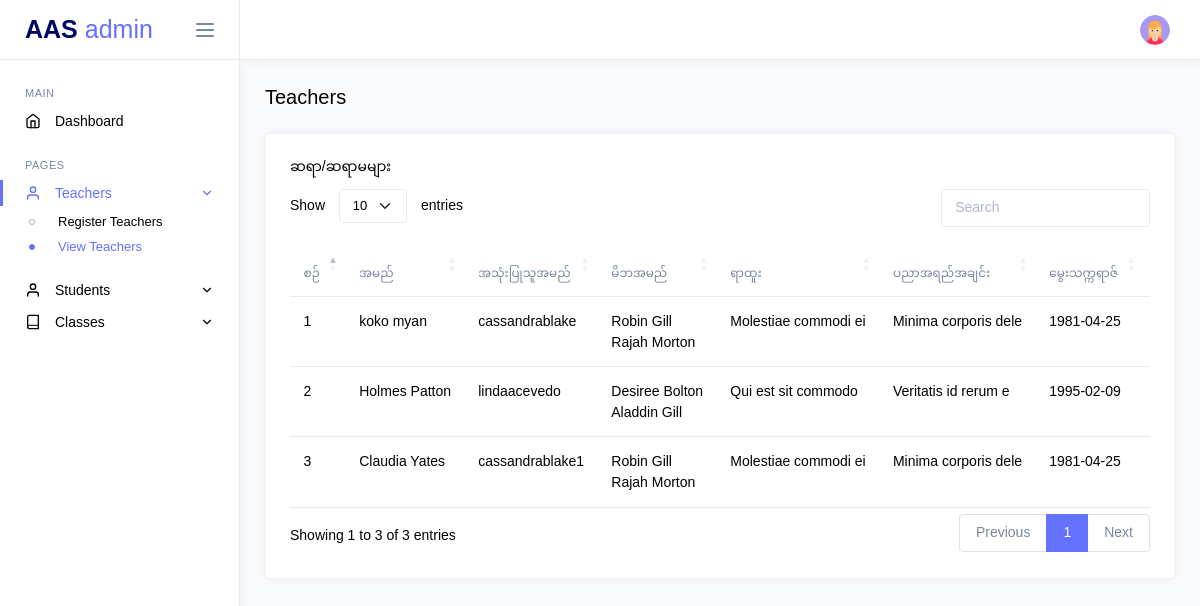
The app's page /admin/view-teachers.php (signed in) with its own data.
### tables this page shows
CREATE TABLE `teachers` (
  `id` int(11) NOT NULL,
  `name_eng` varchar(255) NOT NULL,
  `name_mm` varchar(255) NOT NULL,
  `username` varchar(255) NOT NULL,
  `father_name` varchar(255) NOT NULL,
  `mother_name` varchar(255) NOT NULL,
  `education` varchar(255) DEFAULT NULL,
  `rank` varchar(255) DEFAULT NULL,
  `class_id` int(11) DEFAULT NULL,
  `dob` date DEFAULT NULL,
  `start_edu_at` date DEFAULT NULL,
  `start_current_rank_at` date DEFAULT NULL,
  `start_current_school_at` date DEFAULT NULL,
  `password` varchar(255) NOT NULL DEFAULT '123456',
  `password_status` int(11) NOT NULL DEFAULT 0,
  `phone` varchar(15) DEFAULT NULL,
  `status` enum('active','inactive','','') NOT NULL DEFAULT 'active',
  `address` varchar(255) DEFAULT NULL,
  `bed_status` enum('မပြီး','ပြီး','','') NOT NULL DEFAULT 'မပြီး',
  `phaung_gyi_status` enum('မပြီး','ပြီး','','') NOT NULL DEFAULT 'မပြီး',
  `completed_course` varchar(255) DEFAULT NULL,
  `created_at` datetime NOT NULL DEFAULT current_timestamp(),
  `updated_at` datetime NOT NULL DEFAULT current_timestamp()
);

### app/controllers/TeacherController.php (called while the page is built, shortened)
<?php
class TeacherController
{
    private $teacherModel;
    public function __construct()
    {
        $database = new MySQL();
        $db = $database->connect();
        $this->teacherModel = new TeacherModel($db);
    }
    public function getAllTeachers()
    {
        return $this->teacherModel->getAllTeachers();
    }
}

### app/models/TeacherModel.php (called while the page is built, shortened)
<?php
class TeacherModel
{
    private $db;
    private $table = 'teachers';
    public function __construct($db)
    {
        $this->db = $db;
    }
    public function getAllTeachers()
    {
        try {
            $query = "SELECT id,name_mm, username, password, father_name, mother_name, rank, education, dob, start_edu_at,bed_status, start_current_rank_at, start_current_school_at, phaung_gyi_status, completed_course, status, phone, address  FROM {$this->table} ";
            $stmt = $this->db->prepare($query);
            $stmt->execute();
            return $stmt->fetchAll(PDO::FETCH_ASSOC);
        } catch (PDOException $e) {
            return $e->getMessage();
        }
    }
}

### public/admin/view-teachers.php (the view, shortened to what this page needs)
<?php
include('../components/header.php');
$teacherController = new TeacherController();
$teachers = $teacherController->getAllTeachers();
?>
<body>
    <div class="main-wrapper">
        <?php
        include('../components/admin_sidebar.php');
        include('../components/admin_navbar.php');
        ?>
        <div class="page-content">
            <div class="d-flex justify-content-between align-items-center flex-wrap grid-margin">
                <div>
                    <h4 class="mb-3 mb-md-0">Teachers</h4>
                </div>
            </div>
            <div class="row">
                <div class="col-md-12 grid-margin stretch-card">
                    <div class="card">
                        <div class="card-body">
                            <h6 class="card-title">ဆရာ/ဆရာမများ </h6>
                            <div class="table-responsive">
                                <table id="teachersTable" class="table ">
                                    <thead>
                                        <tr>
                                            <th>စဉ်</th>
                                            <th>အမည်</th>
                                            <th>အသုံးပြုသူအမည်</th>
                                            <th>မိဘအမည်</th>
                                            <th>ရာထူး</th>
                                            <th>ပညာအရည်အချင်း</th>
                                            <th>မွေးသက္ကရာဇ်</th>
                                            <th class="text-primary">စတင်ဝင်ရောက်သည့်အချိန် <br> ပညာရေးဌာန</th>
                                        </tr>
                                    </thead>
                                    <tbody>
                                        <?php $count = 1; ?>
                                        <?php foreach ($teachers as $teacher) : ?>
                                            <tr>
                                                <td><?= $count ?></td>
                                                <td><?= htmlspecialchars($teacher['name_mm']) ?></td>
                                                <td><?= htmlspecialchars($teacher['username']) ?></td>
                                                <td><?= htmlspecialchars($teacher['father_name']) ?> <br> <?= htmlspecialchars($teacher['mother_name']) ?> </td>
                                                <td><?= htmlspecialchars($teacher['rank']) ?></td>
                                                <td><?= htmlspecialchars($teacher['education']) ?></td>
                                                <td><?= htmlspecialchars($teacher['dob']) ?></td>
                                                <td><?= htmlspecialchars($teacher['start_edu_at']) ?></td>
                                            </tr>
                                            <?php $count++; ?>
                                        <?php endforeach ?>
                                    </tbody>
                                </table>
                            </div>
                        </div>
                    </div>
                </div>
            </div>
        </div>
    </div>
</body>

### public/components/header.php (shortened to what this page needs)
<!DOCTYPE html>
<html lang="en">
<head>
    <link href="../assets/fonts/google-font/roboto.css" rel="stylesheet">
    <link rel="stylesheet" href="../assets/vendors/core/core.css">
    <link rel="stylesheet" href="../assets/vendors/flatpickr/flatpickr.min.css">
    <link rel="stylesheet" href="../assets/vendors/sweetalert2/sweetalert2.min.css">
    <link rel="stylesheet" href="../../../assets/vendors/datatables.net-bs5/dataTables.bootstrap5.css">
    <link rel="stylesheet" href="../assets/fonts/feather-font/css/iconfont.css">
    <link rel="stylesheet" href="../assets/vendors/flag-icon-css/css/flag-icon.min.css">
    <link rel="stylesheet" href="../assets/css/demo1/style.min.css">
</head>

### public/components/admin_sidebar.php (shortened to what this page needs)
<?php
$currentPage = basename($_SERVER['PHP_SELF']);
?>
<nav class="sidebar">
    <div class="sidebar-header">
        <a href="index.php" class="sidebar-brand">
            AAS<span> admin</span>
        </a>
        <div class="sidebar-toggler not-active">
            <span></span>
            <span></span>
            <span></span>
        </div>
    </div>
    <div class="sidebar-body">
        <ul class="nav">
            <li class="nav-item nav-category">Main</li>
            <li class="nav-item">
                <a href="index.php" class="nav-link">
                    <i class="link-icon" data-feather="home"></i>
                    <span class="link-title">Dashboard</span>
                </a>
            </li>
            <li class="nav-item nav-category">Pages</li>
            <li class="nav-item">
                <a class="nav-link" data-bs-toggle="collapse" href="#teachers-pages" role="button" aria-expanded="false" aria-controls="teachers-pages">
                    <i class="link-icon" data-feather="user"></i>
                    <span class="link-title">Teachers</span>
                    <i class="link-arrow" data-feather="chevron-down"></i>
                </a>
                <div class="collapse" id="teachers-pages">
                    <ul class="nav sub-menu">
                        <li class="nav-item">
                            <a href="register-teachers.php"
                                class="nav-link <?php echo ($currentPage == 'register-teachers.php') ? 'active' : ''; ?>">
                                Register Teachers
                            </a>
                        </li>
                        <li class="nav-item">
                            <a href="view-teachers.php"
                                class="nav-link <?php echo ($currentPage == 'view-teachers.php') ? 'active' : ''; ?>">
                                View Teachers
                            </a>
                        </li>
                    </ul>
                </div>
            </li>
            <li class="nav-item">
                <a class="nav-link" data-bs-toggle="collapse" href="#students-pages" role="button" aria-expanded="false" aria-controls="students-pages">
                    <i class="link-icon" data-feather="user"></i>
                    <span class="link-title">Students</span>
                    <i class="link-arrow" data-feather="chevron-down"></i>
                </a>
            </li>
            <li class="nav-item">
                <a class="nav-link" data-bs-toggle="collapse" href="#classes-pages" role="button" aria-expanded="false" aria-controls="classes-pages">
                    <i class="link-icon" data-feather="book"></i>
                    <span class="link-title">Classes</span>
                    <i class="link-arrow" data-feather="chevron-down"></i>
                </a>
            </li>
        </ul>
    </div>
</nav>

### public/components/admin_navbar.php (shortened to what this page needs)
<div class="page-wrapper">
    <nav class="navbar">
        <div class="navbar-content">
            <ul class="navbar-nav">
                <li class="nav-item dropdown">
                    <a class="nav-link dropdown-toggle" href="#" id="profileDropdown" role="button" data-bs-toggle="dropdown" aria-haspopup="true" aria-expanded="false">
                        <img class="wd-30 ht-30 rounded-circle" src="../assets/images/faces/profile.png" alt="profile">
                    </a>
                </li>
            </ul>
        </div>
    </nav>

### records on screen
teachers: name_mm "koko myan", username "cassandrablake", father_name "Robin Gill", mother_name "Rajah Morton", rank "Molestiae commodi ei", education "Minima corporis dele", dob "1981-04-25"
teachers: name_mm "Holmes Patton", username "lindaacevedo", father_name "Desiree Bolton", mother_name "Aladdin Gill", rank "Qui est sit commodo", education "Veritatis id rerum e", dob "1995-02-09"
teachers: name_mm "Claudia Yates", username "cassandrablake1", father_name "Robin Gill", mother_name "Rajah Morton", rank "Molestiae commodi ei", education "Minima corporis dele", dob "1981-04-25"
